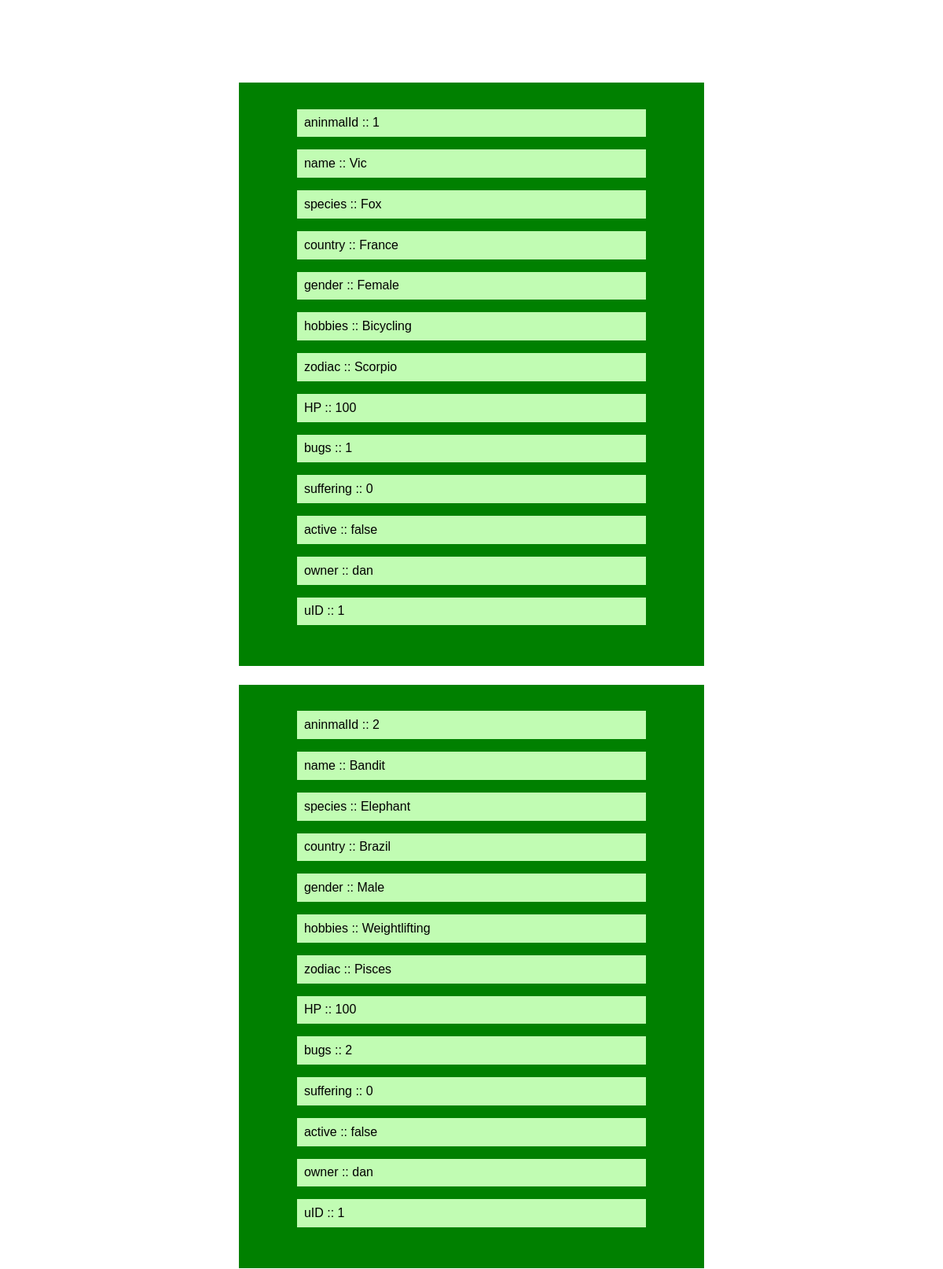
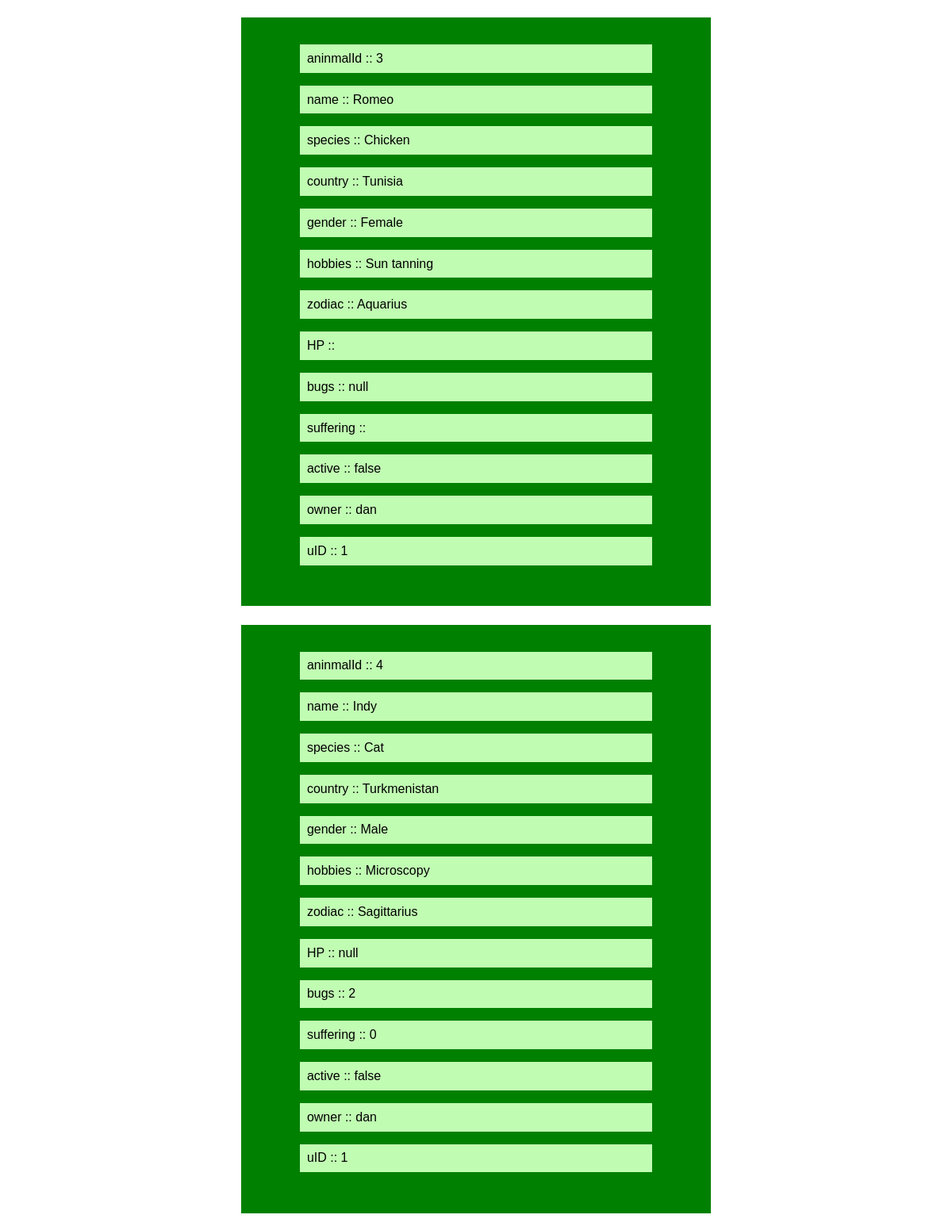
/game/viewUsersEx.php (upper part), run on the app's committed database (2 pictures, top to bottom).
### tables this page shows
CREATE TABLE aninmalCollection (aninmalId INTEGER PRIMARY KEY NOT NULL, name TEXT, species TEXT, country TEXT, gender TEXT, hobbies TEXT, zodiac TEXT, HP TEXT, bugs TEXT, suffering TEXT, active TEXT, owner TEXT, uID INTEGER, FOREIGN KEY (uID) REFERENCES users(userID));

### game/viewUsersEx.php (the view, shortened to what this page needs)
<?php
echo"<html>\n";
echo"<head>\n";
echo "<link rel='stylesheet' type='text/css' href='css/galleryStyle.css'>";
echo"</head>\n";
echo"<body>\n";
try {
    $file_db = new PDO('sqlite:../db/netLife.db');
    $file_db->setAttribute(PDO::ATTR_ERRMODE,
                            PDO::ERRMODE_EXCEPTION);
                            $sql_select='SELECT * FROM aninmalCollection';
                            $result = $file_db->query($sql_select);
  echo "<h3> All User Acounts Results:::</h3>";
  echo"<div id='back'>";
  while($row = $result->fetch(PDO::FETCH_ASSOC))
  {
     echo "<div class ='outer'>";
     echo "<div class ='content'>";
     foreach ($row as $key=>$entry)
     {
        if($key!="image")
        {
            echo "<p>".$key." :: ".$entry."</p>";
        }
     }
      echo "</div>";
      echo "</div>";
  }
  echo"</div>";
  }
  catch(PDOException $e) {
    echo $e->getMessage();
  }
echo"</body>\n";
echo"</html>\n";
?>

### game/css/galleryStyle.css (style rules this page uses)
h3 { text-align: center; width:50%;font-family:arial;color:white;margin:0 auto; margin-top:5%; }
.outer { background-color:green;margin:0 auto;margin-top:2%;padding-bottom:2%; width:50%;overflow:hidden; }
.content { background-color:green;width:75%; margin:0 auto;padding:2%; margin-top:1%; }
.content p { padding:2%;background:#c1fcb3;font-family:arial; }

### data on the page
aninmalcollection: key "aninmalId", aninmalId "1", key "name", name "Vic", key "species", species "Fox", key "country", country "France", key "gender", gender "Female", key "hobbies", hobbies "Bicycling", key "zodiac", zodiac "Scorpio", key "HP", HP "100", key "bugs", bugs "1", key "suffering", suffering "0", key "active", active "false", key "owner", owner "dan", key "uID", uID "1"
aninmalcollection: key "aninmalId", aninmalId "2", key "name", name "Bandit", key "species", species "Elephant", key "country", country "Brazil", key "gender", gender "Male", key "hobbies", hobbies "Weightlifting", key "zodiac", zodiac "Pisces", key "HP", HP "100", key "bugs", bugs "2", key "suffering", suffering "0", key "active", active "false", key "owner", owner "dan", key "uID", uID "1"
aninmalcollection: key "aninmalId", aninmalId "3", key "name", name "Romeo", key "species", species "Chicken", key "country", country "Tunisia", key "gender", gender "Female", key "hobbies", hobbies "Sun tanning", key "zodiac", zodiac "Aquarius", key "HP", key "bugs", bugs "null", key "suffering", key "active", active "false", key "owner", owner "dan", key "uID", uID "1"
aninmalcollection: key "aninmalId", aninmalId "4", key "name", name "Indy", key "species", species "Cat", key "country", country "Turkmenistan", key "gender", gender "Male", key "hobbies", hobbies "Microscopy", key "zodiac", zodiac "Sagittarius", key "HP", HP "null", key "bugs", bugs "2", key "suffering", suffering "0", key "active", active "false", key "owner", owner "dan", key "uID", uID "1"
